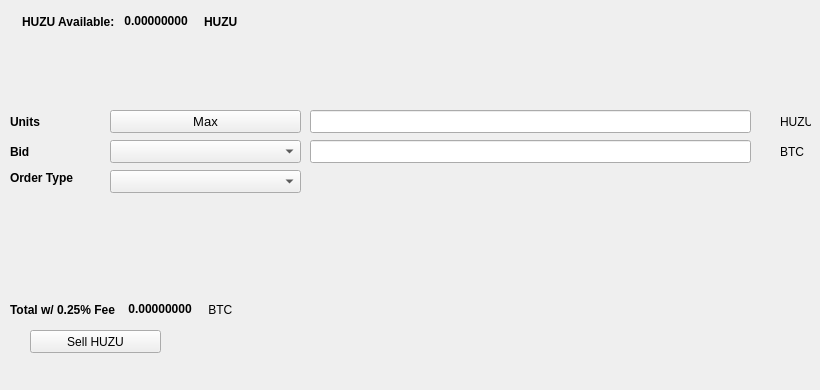
   <widget class="QWidget" name="SellTab">
    <attribute name="title">
     <string>Sell</string>
    </attribute>
    <widget class="QLabel" name="label_16">
     <property name="geometry">
      <rect>
       <x>780</x>
       <y>140</y>
       <width>31</width>
       <height>23</height>
      </rect>
     </property>
     <property name="text">
      <string>BTC</string>
     </property>
    </widget>
    <widget class="QComboBox" name="SellBidcomboBox">
     <property name="geometry">
      <rect>
       <x>110</x>
       <y>140</y>
       <width>191</width>
       <height>23</height>
      </rect>
     </property>
     <property name="font">
      <font>
       <pointsize>10</pointsize>
      </font>
     </property>
    </widget>
    <widget class="QLabel" name="label_18">
     <property name="geometry">
      <rect>
       <x>10</x>
       <y>110</y>
       <width>46</width>
       <height>23</height>
      </rect>
     </property>
     <property name="font">
      <font>
       <weight>75</weight>
       <bold>true</bold>
      </font>
     </property>
     <property name="text">
      <string>Units</string>
     </property>
    </widget>
    <widget class="QPushButton" name="Sell_Max_Amount">
     <property name="geometry">
      <rect>
       <x>110</x>
       <y>110</y>
       <width>191</width>
       <height>23</height>
      </rect>
     </property>
     <property name="font">
      <font>
       <pointsize>10</pointsize>
      </font>
     </property>
     <property name="text">
      <string>Max</string>
     </property>
    </widget>
    <widget class="QLabel" name="label_20">
     <property name="geometry">
      <rect>
       <x>10</x>
       <y>170</y>
       <width>91</width>
       <height>16</height>
      </rect>
     </property>
     <property name="font">
      <font>
       <weight>75</weight>
       <bold>true</bold>
      </font>
     </property>
     <property name="text">
      <string>Order Type</string>
     </property>
    </widget>
    <widget class="QComboBox" name="SellOrdertypeCombo">
     <property name="geometry">
      <rect>
       <x>110</x>
       <y>170</y>
       <width>191</width>
       <height>23</height>
      </rect>
     </property>
     <property name="font">
      <font>
       <pointsize>10</pointsize>
      </font>
     </property>
    </widget>
    <widget class="QLabel" name="label_21">
     <property name="geometry">
      <rect>
       <x>10</x>
       <y>140</y>
       <width>46</width>
       <height>23</height>
      </rect>
     </property>
     <property name="font">
      <font>
       <weight>75</weight>
       <bold>true</bold>
      </font>
     </property>
     <property name="text">
      <string>Bid</string>
     </property>
    </widget>
    <widget class="QLabel" name="label_22">
     <property name="geometry">
      <rect>
       <x>780</x>
       <y>110</y>
       <width>31</width>
       <height>23</height>
      </rect>
     </property>
     <property name="text">
      <string>HUZU</string>
     </property>
    </widget>
    <widget class="QLineEdit" name="UnitsInputHUZU">
     <property name="geometry">
      <rect>
       <x>310</x>
       <y>110</y>
       <width>441</width>
       <height>23</height>
      </rect>
     </property>
     <property name="font">
      <font>
       <pointsize>9</pointsize>
       <weight>75</weight>
       <bold>true</bold>
      </font>
     </property>
    </widget>
    <widget class="QLineEdit" name="SellBidPriceEdit">
     <property name="geometry">
      <rect>
       <x>310</x>
       <y>140</y>
       <width>441</width>
       <height>23</height>
      </rect>
     </property>
     <property name="font">
      <font>
       <pointsize>9</pointsize>
       <weight>75</weight>
       <bold>true</bold>
      </font>
     </property>
    </widget>
    <widget class="QPushButton" name="SellHUZUBTN">
     <property name="geometry">
      <rect>
       <x>30</x>
       <y>330</y>
       <width>131</width>
       <height>23</height>
      </rect>
     </property>
     <property name="text">
      <string>Sell HUZU</string>
     </property>
     <property name="icon">
      <iconset resource="../huzu">
       <normaloff>:/icons/bitcoin</normaloff>:/icons/bitcoin</iconset>
     </property>
    </widget>
    <widget class="QWidget" name="layoutWidget3">
     <property name="geometry">
      <rect>
       <x>22</x>
       <y>12</y>
       <width>258</width>
       <height>19</height>
      </rect>
     </property>
     <layout class="QHBoxLayout" name="horizontalLayout">
      <item>
       <widget class="QLabel" name="label232_2">
        <property name="font">
         <font>
          <weight>75</weight>
          <bold>true</bold>
         </font>
        </property>
        <property name="text">
         <string>HUZU Available:</string>
        </property>
       </widget>
      </item>
      <item>
       <widget class="QLabel" name="HUZUAvailableLabel">
        <property name="palette">
         <palette>
          <active>
           <colorrole role="WindowText">
            <brush brushstyle="SolidPattern">
             <color alpha="255">
              <red>0</red>
              <green>0</green>
              <blue>0</blue>
             </color>
            </brush>
           </colorrole>
           <colorrole role="Button">
            <brush brushstyle="SolidPattern">
             <color alpha="255">
              <red>0</red>
              <green>170</green>
              <blue>0</blue>
             </color>
            </brush>
           </colorrole>
           <colorrole role="Light">
            <brush brushstyle="SolidPattern">
             <color alpha="255">
              <red>0</red>
              <green>255</green>
              <blue>0</blue>
             </color>
            </brush>
           </colorrole>
           <colorrole role="Midlight">
            <brush brushstyle="SolidPattern">
             <color alpha="255">
              <red>0</red>
              <green>212</green>
              <blue>0</blue>
             </color>
            </brush>
           </colorrole>
           <colorrole role="Dark">
            <brush brushstyle="SolidPattern">
             <color alpha="255">
              <red>0</red>
              <green>85</green>
              <blue>0</blue>
             </color>
            </brush>
           </colorrole>
           <colorrole role="Mid">
            <brush brushstyle="SolidPattern">
             <color alpha="255">
              <red>0</red>
              <green>113</green>
              <blue>0</blue>
             </color>
            </brush>
           </colorrole>
           <colorrole role="Text">
            <brush brushstyle="SolidPattern">
             <color alpha="255">
              <red>0</red>
              <green>170</green>
              <blue>0</blue>
             </color>
            </brush>
           </colorrole>
           <colorrole role="BrightText">
            <brush brushstyle="SolidPattern">
             <color alpha="255">
              <red>255</red>
              <green>255</green>
              <blue>255</blue>
             </color>
            </brush>
           </colorrole>
           <colorrole role="ButtonText">
            <brush brushstyle="SolidPattern">
             <color alpha="255">
              <red>0</red>
              <green>0</green>
              <blue>0</blue>
             </color>
            </brush>
           </colorrole>
           <colorrole role="Base">
            <brush brushstyle="SolidPattern">
             <color alpha="255">
              <red>255</red>
              <green>255</green>
              <blue>255</blue>
             </color>
            </brush>
           </colorrole>
           <colorrole role="Window">
            <brush brushstyle="SolidPattern">
             <color alpha="255">
              <red>0</red>
              <green>170</green>
              <blue>0</blue>
             </color>
            </brush>
           </colorrole>
           <colorrole role="Shadow">
            <brush brushstyle="SolidPattern">
             <color alpha="255">
              <red>0</red>
              <green>0</green>
              <blue>0</blue>
             </color>
            </brush>
           </colorrole>
           <colorrole role="AlternateBase">
            <brush brushstyle="SolidPattern">
             <color alpha="255">
              <red>127</red>
              <green>212</green>
              <blue>127</blue>
             </color>
            </brush>
           </colorrole>
           <colorrole role="ToolTipBase">
            <brush brushstyle="SolidPattern">
             <color alpha="255">
              <red>255</red>
              <green>255</green>
              <blue>220</blue>
             </color>
            </brush>
           </colorrole>
           <colorrole role="ToolTipText">
            <brush brushstyle="SolidPattern">
             <color alpha="255">
              <red>0</red>
              <green>0</green>
              <blue>0</blue>
             </color>
            </brush>
           </colorrole>
          </active>
          <inactive>
           <colorrole role="WindowText">
            <brush brushstyle="SolidPattern">
             <color alpha="255">
              <red>0</red>
              <green>0</green>
              <blue>0</blue>
             </color>
            </brush>
           </colorrole>
           <colorrole role="Button">
            <brush brushstyle="SolidPattern">
             <color alpha="255">
              <red>0</red>
              <green>170</green>
              <blue>0</blue>
             </color>
            </brush>
           </colorrole>
           <colorrole role="Light">
            <brush brushstyle="SolidPattern">
             <color alpha="255">
              <red>0</red>
              <green>255</green>
              <blue>0</blue>
             </color>
            </brush>
           </colorrole>
           <colorrole role="Midlight">
            <brush brushstyle="SolidPattern">
             <color alpha="255">
              <red>0</red>
              <green>212</green>
              <blue>0</blue>
             </color>
            </brush>
           </colorrole>
           <colorrole role="Dark">
            <brush brushstyle="SolidPattern">
             <color alpha="255">
              <red>0</red>
              <green>85</green>
              <blue>0</blue>
             </color>
            </brush>
           </colorrole>
           <colorrole role="Mid">
            <brush brushstyle="SolidPattern">
             <color alpha="255">
              <red>0</red>
              <green>113</green>
              <blue>0</blue>
             </color>
            </brush>
           </colorrole>
           <colorrole role="Text">
            <brush brushstyle="SolidPattern">
             <color alpha="255">
              <red>0</red>
              <green>170</green>
              <blue>0</blue>
             </color>
            </brush>
           </colorrole>
           <colorrole role="BrightText">
            <brush brushstyle="SolidPattern">
             <color alpha="255">
              <red>255</red>
              <green>255</green>
              <blue>255</blue>
             </color>
            </brush>
           </colorrole>
           <colorrole role="ButtonText">
            <brush brushstyle="SolidPattern">
             <color alpha="255">
              <red>0</red>
              <green>0</green>
              <blue>0</blue>
             </color>
            </brush>
           </colorrole>
           <colorrole role="Base">
            <brush brushstyle="SolidPattern">
             <color alpha="255">
              <red>255</red>
              <green>255</green>
              <blue>255</blue>
             </color>
            </brush>
           </colorrole>
           <colorrole role="Window">
            <brush brushstyle="SolidPattern">
             <color alpha="255">
              <red>0</red>
              <green>170</green>
              <blue>0</blue>
             </color>
            </brush>
           </colorrole>
           <colorrole role="Shadow">
            <brush brushstyle="SolidPattern">
             <color alpha="255">
              <red>0</red>
              <green>0</green>
              <blue>0</blue>
             </color>
            </brush>
           </colorrole>
           <colorrole role="AlternateBase">
            <brush brushstyle="SolidPattern">
             <color alpha="255">
              <red>127</red>
              <green>212</green>
              <blue>127</blue>
             </color>
            </brush>
           </colorrole>
           <colorrole role="ToolTipBase">
            <brush brushstyle="SolidPattern">
             <color alpha="255">
              <red>255</red>
              <green>255</green>
              <blue>220</blue>
             </color>
            </brush>
           </colorrole>
           <colorrole role="ToolTipText">
            <brush brushstyle="SolidPattern">
             <color alpha="255">
              <red>0</red>
              <green>0</green>
              <blue>0</blue>
             </color>
            </brush>
           </colorrole>
          </inactive>
          <disabled>
           <colorrole role="WindowText">
            <brush brushstyle="SolidPattern">
             <color alpha="255">
              <red>0</red>
              <green>85</green>
              <blue>0</blue>
             </color>
            </brush>
           </colorrole>
           <colorrole role="Button">
            <brush brushstyle="SolidPattern">
             <color alpha="255">
              <red>0</red>
              <green>170</green>
              <blue>0</blue>
             </color>
            </brush>
           </colorrole>
           <colorrole role="Light">
            <brush brushstyle="SolidPattern">
             <color alpha="255">
              <red>0</red>
              <green>255</green>
              <blue>0</blue>
             </color>
            </brush>
           </colorrole>
           <colorrole role="Midlight">
            <brush brushstyle="SolidPattern">
             <color alpha="255">
              <red>0</red>
              <green>212</green>
              <blue>0</blue>
             </color>
            </brush>
           </colorrole>
           <colorrole role="Dark">
            <brush brushstyle="SolidPattern">
             <color alpha="255">
              <red>0</red>
              <green>85</green>
              <blue>0</blue>
             </color>
            </brush>
           </colorrole>
           <colorrole role="Mid">
            <brush brushstyle="SolidPattern">
             <color alpha="255">
              <red>0</red>
              <green>113</green>
              <blue>0</blue>
             </color>
            </brush>
           </colorrole>
           <colorrole role="Text">
            <brush brushstyle="SolidPattern">
             <color alpha="255">
              <red>0</red>
              <green>85</green>
              <blue>0</blue>
             </color>
            </brush>
           </colorrole>
           <colorrole role="BrightText">
            <brush brushstyle="SolidPattern">
             <color alpha="255">
              <red>255</red>
              <green>255</green>
              <blue>255</blue>
             </color>
            </brush>
           </colorrole>
           <colorrole role="ButtonText">
            <brush brushstyle="SolidPattern">
             <color alpha="255">
              <red>0</red>
              <green>85</green>
              <blue>0</blue>
             </color>
            </brush>
           </colorrole>
           <colorrole role="Base">
            <brush brushstyle="SolidPattern">
             <color alpha="255">
              <red>0</red>
              <green>170</green>
              <blue>0</blue>
             </color>
            </brush>
           </colorrole>
           <colorrole role="Window">
            <brush brushstyle="SolidPattern">
             <color alpha="255">
              <red>0</red>
              <green>170</green>
              <blue>0</blue>
             </color>
            </brush>
           </colorrole>
           <colorrole role="Shadow">
            <brush brushstyle="SolidPattern">
             <color alpha="255">
              <red>0</red>
              <green>0</green>
              <blue>0</blue>
             </color>
            </brush>
           </colorrole>
           <colorrole role="AlternateBase">
            <brush brushstyle="SolidPattern">
             <color alpha="255">
              <red>0</red>
              <green>170</green>
              <blue>0</blue>
             </color>
            </brush>
           </colorrole>
           <colorrole role="ToolTipBase">
            <brush brushstyle="SolidPattern">
             <color alpha="255">
              <red>255</red>
              <green>255</green>
              <blue>220</blue>
             </color>
            </brush>
           </colorrole>
           <colorrole role="ToolTipText">
            <brush brushstyle="SolidPattern">
             <color alpha="255">
              <red>0</red>
              <green>0</green>
              <blue>0</blue>
             </color>
            </brush>
           </colorrole>
          </disabled>
         </palette>
        </property>
        <property name="font">
         <font>
          <weight>75</weight>
          <bold>true</bold>
         </font>
        </property>
        <property name="text">
         <string> 0.00000000 </string>
        </property>
        <property name="textInteractionFlags">
         <set>Qt::LinksAccessibleByMouse|Qt::TextSelectableByKeyboard|Qt::TextSelectableByMouse</set>
        </property>
       </widget>
      </item>
      <item>
       <widget class="QLabel" name="labelHUZU">
        <property name="font">
         <font>
          <weight>75</weight>
          <bold>true</bold>
         </font>
        </property>
        <property name="text">
         <string>HUZU</string>
        </property>
       </widget>
      </item>
     </layout>
    </widget>
    <widget class="QWidget" name="layoutWidget">
     <property name="geometry">
      <rect>
       <x>10</x>
       <y>300</y>
       <width>268</width>
       <height>19</height>
      </rect>
     </property>
     <layout class="QHBoxLayout" name="horizontalLayout_2">
      <item>
       <widget class="QLabel" name="label_19">
        <property name="font">
         <font>
          <weight>75</weight>
          <bold>true</bold>
         </font>
        </property>
        <property name="text">
         <string>Total w/ 0.25% Fee </string>
        </property>
       </widget>
      </item>
      <item>
       <widget class="QLabel" name="SellCostLabel">
        <property name="palette">
         <palette>
          <active>
           <colorrole role="WindowText">
            <brush brushstyle="SolidPattern">
             <color alpha="255">
              <red>0</red>
              <green>0</green>
              <blue>0</blue>
             </color>
            </brush>
           </colorrole>
           <colorrole role="Button">
            <brush brushstyle="SolidPattern">
             <color alpha="255">
              <red>0</red>
              <green>170</green>
              <blue>0</blue>
             </color>
            </brush>
           </colorrole>
           <colorrole role="Light">
            <brush brushstyle="SolidPattern">
             <color alpha="255">
              <red>0</red>
              <green>255</green>
              <blue>0</blue>
             </color>
            </brush>
           </colorrole>
           <colorrole role="Midlight">
            <brush brushstyle="SolidPattern">
             <color alpha="255">
              <red>0</red>
              <green>212</green>
              <blue>0</blue>
             </color>
            </brush>
           </colorrole>
           <colorrole role="Dark">
            <brush brushstyle="SolidPattern">
             <color alpha="255">
              <red>0</red>
              <green>85</green>
              <blue>0</blue>
             </color>
            </brush>
           </colorrole>
           <colorrole role="Mid">
            <brush brushstyle="SolidPattern">
             <color alpha="255">
              <red>0</red>
              <green>113</green>
              <blue>0</blue>
             </color>
            </brush>
           </colorrole>
           <colorrole role="Text">
            <brush brushstyle="SolidPattern">
             <color alpha="255">
              <red>0</red>
              <green>170</green>
              <blue>0</blue>
             </color>
            </brush>
           </colorrole>
           <colorrole role="BrightText">
            <brush brushstyle="SolidPattern">
             <color alpha="255">
              <red>255</red>
              <green>255</green>
              <blue>255</blue>
             </color>
            </brush>
           </colorrole>
           <colorrole role="ButtonText">
            <brush brushstyle="SolidPattern">
             <color alpha="255">
              <red>0</red>
              <green>0</green>
              <blue>0</blue>
             </color>
            </brush>
           </colorrole>
           <colorrole role="Base">
            <brush brushstyle="SolidPattern">
             <color alpha="255">
              <red>255</red>
              <green>255</green>
              <blue>255</blue>
             </color>
            </brush>
           </colorrole>
           <colorrole role="Window">
            <brush brushstyle="SolidPattern">
             <color alpha="255">
              <red>0</red>
              <green>170</green>
              <blue>0</blue>
             </color>
            </brush>
           </colorrole>
           <colorrole role="Shadow">
            <brush brushstyle="SolidPattern">
             <color alpha="255">
              <red>0</red>
              <green>0</green>
              <blue>0</blue>
             </color>
            </brush>
           </colorrole>
           <colorrole role="AlternateBase">
            <brush brushstyle="SolidPattern">
             <color alpha="255">
              <red>127</red>
              <green>212</green>
              <blue>127</blue>
             </color>
            </brush>
           </colorrole>
           <colorrole role="ToolTipBase">
            <brush brushstyle="SolidPattern">
             <color alpha="255">
              <red>255</red>
              <green>255</green>
              <blue>220</blue>
             </color>
            </brush>
           </colorrole>
           <colorrole role="ToolTipText">
            <brush brushstyle="SolidPattern">
             <color alpha="255">
              <red>0</red>
              <green>0</green>
              <blue>0</blue>
             </color>
            </brush>
           </colorrole>
          </active>
          <inactive>
           <colorrole role="WindowText">
            <brush brushstyle="SolidPattern">
             <color alpha="255">
              <red>0</red>
              <green>0</green>
              <blue>0</blue>
             </color>
            </brush>
           </colorrole>
           <colorrole role="Button">
            <brush brushstyle="SolidPattern">
             <color alpha="255">
              <red>0</red>
              <green>170</green>
              <blue>0</blue>
             </color>
            </brush>
           </colorrole>
           <colorrole role="Light">
            <brush brushstyle="SolidPattern">
             <color alpha="255">
              <red>0</red>
              <green>255</green>
              <blue>0</blue>
             </color>
            </brush>
           </colorrole>
           <colorrole role="Midlight">
            <brush brushstyle="SolidPattern">
             <color alpha="255">
              <red>0</red>
              <green>212</green>
              <blue>0</blue>
             </color>
            </brush>
           </colorrole>
           <colorrole role="Dark">
            <brush brushstyle="SolidPattern">
             <color alpha="255">
              <red>0</red>
              <green>85</green>
              <blue>0</blue>
             </color>
            </brush>
           </colorrole>
           <colorrole role="Mid">
            <brush brushstyle="SolidPattern">
             <color alpha="255">
              <red>0</red>
              <green>113</green>
              <blue>0</blue>
             </color>
            </brush>
           </colorrole>
           <colorrole role="Text">
            <brush brushstyle="SolidPattern">
             <color alpha="255">
              <red>0</red>
              <green>170</green>
              <blue>0</blue>
             </color>
            </brush>
           </colorrole>
           <colorrole role="BrightText">
            <brush brushstyle="SolidPattern">
             <color alpha="255">
              <red>255</red>
              <green>255</green>
              <blue>255</blue>
             </color>
            </brush>
           </colorrole>
           <colorrole role="ButtonText">
            <brush brushstyle="SolidPattern">
             <color alpha="255">
              <red>0</red>
              <green>0</green>
              <blue>0</blue>
             </color>
            </brush>
           </colorrole>
           <colorrole role="Base">
            <brush brushstyle="SolidPattern">
             <color alpha="255">
              <red>255</red>
              <green>255</green>
              <blue>255</blue>
             </color>
            </brush>
           </colorrole>
           <colorrole role="Window">
            <brush brushstyle="SolidPattern">
             <color alpha="255">
              <red>0</red>
              <green>170</green>
              <blue>0</blue>
             </color>
            </brush>
           </colorrole>
           <colorrole role="Shadow">
            <brush brushstyle="SolidPattern">
             <color alpha="255">
              <red>0</red>
              <green>0</green>
              <blue>0</blue>
             </color>
            </brush>
           </colorrole>
           <colorrole role="AlternateBase">
            <brush brushstyle="SolidPattern">
             <color alpha="255">
              <red>127</red>
              <green>212</green>
              <blue>127</blue>
             </color>
            </brush>
           </colorrole>
           <colorrole role="ToolTipBase">
            <brush brushstyle="SolidPattern">
             <color alpha="255">
              <red>255</red>
              <green>255</green>
              <blue>220</blue>
             </color>
            </brush>
           </colorrole>
           <colorrole role="ToolTipText">
            <brush brushstyle="SolidPattern">
             <color alpha="255">
              <red>0</red>
              <green>0</green>
              <blue>0</blue>
             </color>
            </brush>
           </colorrole>
          </inactive>
          <disabled>
           <colorrole role="WindowText">
            <brush brushstyle="SolidPattern">
             <color alpha="255">
              <red>0</red>
              <green>85</green>
              <blue>0</blue>
             </color>
            </brush>
           </colorrole>
           <colorrole role="Button">
            <brush brushstyle="SolidPattern">
             <color alpha="255">
              <red>0</red>
              <green>170</green>
              <blue>0</blue>
             </color>
            </brush>
           </colorrole>
           <colorrole role="Light">
            <brush brushstyle="SolidPattern">
             <color alpha="255">
              <red>0</red>
              <green>255</green>
              <blue>0</blue>
             </color>
            </brush>
           </colorrole>
           <colorrole role="Midlight">
            <brush brushstyle="SolidPattern">
             <color alpha="255">
              <red>0</red>
              <green>212</green>
              <blue>0</blue>
             </color>
            </brush>
           </colorrole>
           <colorrole role="Dark">
            <brush brushstyle="SolidPattern">
             <color alpha="255">
              <red>0</red>
              <green>85</green>
              <blue>0</blue>
             </color>
            </brush>
           </colorrole>
           <colorrole role="Mid">
            <brush brushstyle="SolidPattern">
             <color alpha="255">
              <red>0</red>
              <green>113</green>
              <blue>0</blue>
             </color>
            </brush>
           </colorrole>
           <colorrole role="Text">
            <brush brushstyle="SolidPattern">
             <color alpha="255">
              <red>0</red>
              <green>85</green>
              <blue>0</blue>
             </color>
            </brush>
           </colorrole>
           <colorrole role="BrightText">
            <brush brushstyle="SolidPattern">
             <color alpha="255">
              <red>255</red>
              <green>255</green>
              <blue>255</blue>
             </color>
            </brush>
           </colorrole>
           <colorrole role="ButtonText">
            <brush brushstyle="SolidPattern">
             <color alpha="255">
              <red>0</red>
              <green>85</green>
              <blue>0</blue>
             </color>
            </brush>
           </colorrole>
           <colorrole role="Base">
            <brush brushstyle="SolidPattern">
             <color alpha="255">
              <red>0</red>
              <green>170</green>
              <blue>0</blue>
             </color>
            </brush>
           </colorrole>
           <colorrole role="Window">
            <brush brushstyle="SolidPattern">
             <color alpha="255">
              <red>0</red>
              <green>170</green>
              <blue>0</blue>
             </color>
            </brush>
           </colorrole>
           <colorrole role="Shadow">
            <brush brushstyle="SolidPattern">
             <color alpha="255">
              <red>0</red>
              <green>0</green>
              <blue>0</blue>
             </color>
            </brush>
           </colorrole>
           <colorrole role="AlternateBase">
            <brush brushstyle="SolidPattern">
             <color alpha="255">
              <red>0</red>
              <green>170</green>
              <blue>0</blue>
             </color>
            </brush>
           </colorrole>
           <colorrole role="ToolTipBase">
            <brush brushstyle="SolidPattern">
             <color alpha="255">
              <red>255</red>
              <green>255</green>
              <blue>220</blue>
             </color>
            </brush>
           </colorrole>
           <colorrole role="ToolTipText">
            <brush brushstyle="SolidPattern">
             <color alpha="255">
              <red>0</red>
              <green>0</green>
              <blue>0</blue>
             </color>
            </brush>
           </colorrole>
          </disabled>
         </palette>
        </property>
        <property name="font">
         <font>
          <weight>75</weight>
          <bold>true</bold>
         </font>
        </property>
        <property name="autoFillBackground">
         <bool>false</bool>
        </property>
        <property name="text">
         <string> 0.00000000</string>
        </property>
        <property name="textInteractionFlags">
         <set>Qt::LinksAccessibleByMouse|Qt::TextSelectableByMouse</set>
        </property>
       </widget>
      </item>
      <item>
       <widget class="QLabel" name="label_17">
        <property name="font">
         <font>
          <weight>50</weight>
          <bold>false</bold>
         </font>
        </property>
        <property name="text">
         <string> BTC</string>
        </property>
       </widget>
      </item>
     </layout>
    </widget>
    <widget class="QLabel" name="label_23">
     <property name="geometry">
      <rect>
       <x>460</x>
       <y>300</y>
       <width>281</width>
       <height>81</height>
      </rect>
     </property>
     <property name="text">
      <string/>
     </property>
     <property name="pixmap">
      <pixmap>:/images/bittrex</pixmap>
     </property>
    </widget>
   </widget>
